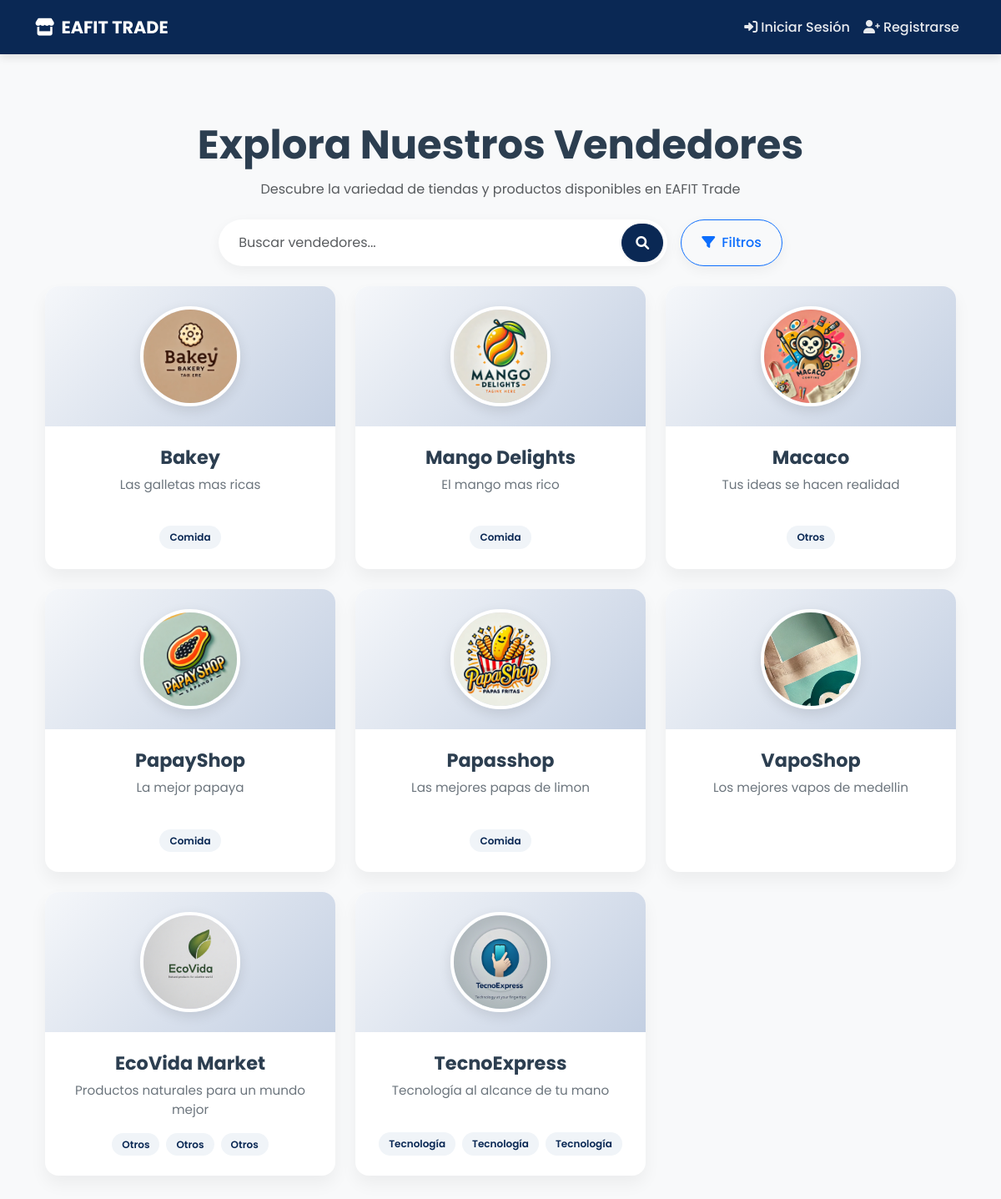
/sellers/, run on an earlier commit of the app's database.
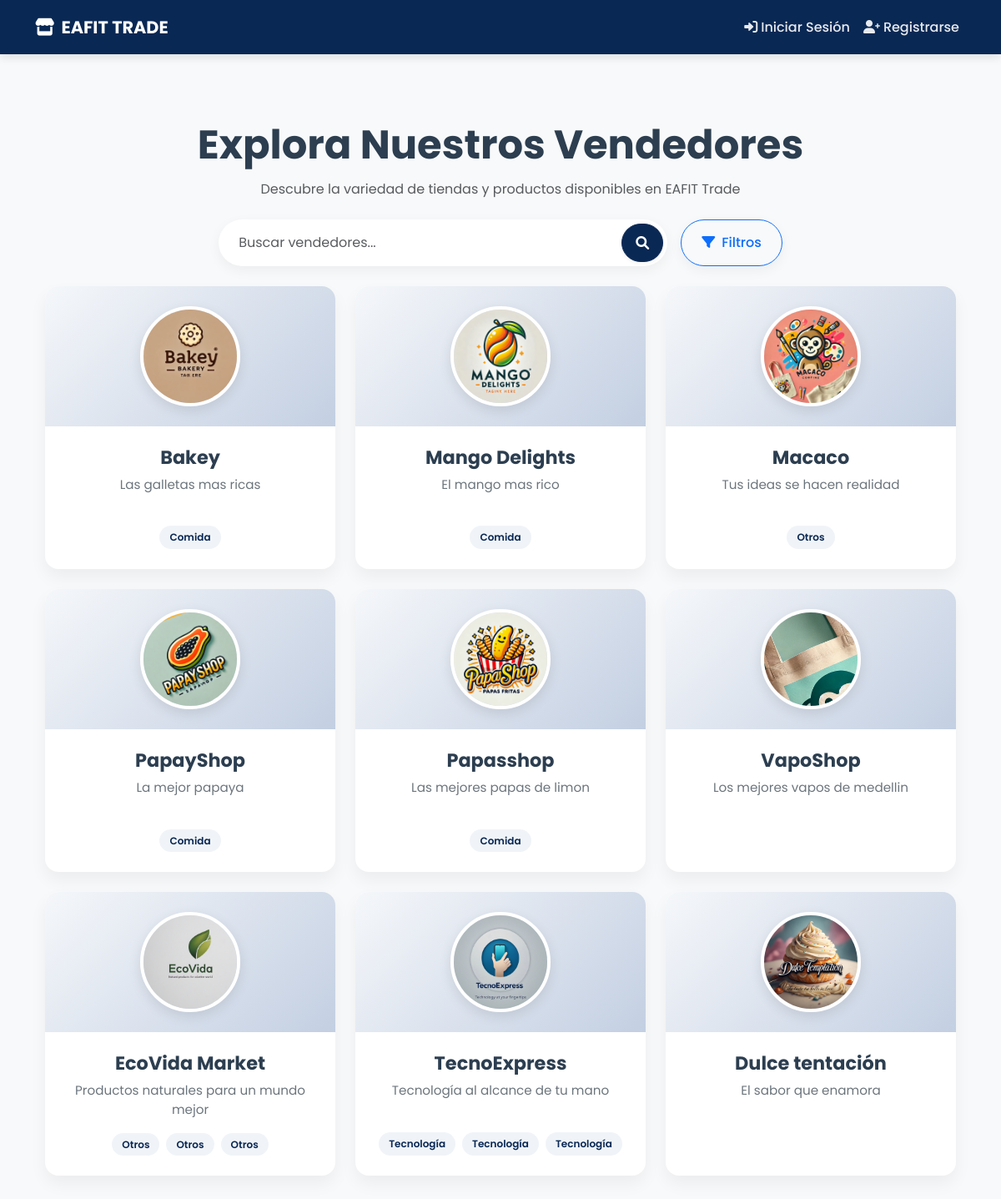
And on a later commit of the database.
### seller_profiles/models.py (models this page shows, shortened)
class SellerProfile(models.Model):
    user = models.OneToOneField(
        User,
        on_delete=models.CASCADE,
        related_name='seller_profile'
    )
    profile_image = models.ImageField(
        upload_to='profiles/',
        verbose_name='Foto de perfil',
        null=True,
        blank=True
    )
    store_name = models.CharField(
        max_length=100,
        verbose_name='Nombre de la tienda',
        help_text='Nombre que se mostrará en tu perfil de vendedor'
    )
    slogan = models.CharField(
        max_length=200,
        verbose_name='Slogan',
        help_text='Una frase corta que describa tu tienda',
        blank=True,
        null=True
    )
    description = models.TextField(
        verbose_name='Descripción',
        help_text='Describe tu tienda y los productos que vendes'
    )
    whatsapp = models.CharField(
        max_length=15,
        verbose_name='WhatsApp',
        help_text='Ingresa tu número de WhatsApp con código de país (ej: 573001234567)',
        blank=True,
        null=True
    )
    class Meta:
        verbose_name = 'Perfil de vendedor'
        verbose_name_plural = 'Perfiles de vendedores'

### seller_profiles/views.py (the view)
# urls.py: path('sellers/', profile_views.seller_list, name='seller_list'),
def seller_list(request):
    sellers = SellerProfile.objects.all()
    search_query = request.GET.get('search', '').strip()
    selected_categories = request.GET.getlist('categories')
    if search_query:
        sellers = sellers.filter(
            Q(store_name__icontains=search_query) |
            Q(user__username__icontains=search_query)
        )
    if selected_categories:
        sellers = sellers.filter(
            user__products__category__in=selected_categories
        ).distinct()
    sellers_data = []
    for seller in sellers:
        seller_categories = seller.user.products.values_list(
            'category', flat=True
        ).distinct()
        sellers_data.append({
            'profile': seller,
            'categories': list(seller_categories)
        })
    all_categories = [choice[0] for choice in Product.CATEGORY_CHOICES]
    context = {
        'sellers': sellers_data,
        'all_categories': all_categories,
        'search_query': search_query,
        'selected_categories': selected_categories,
    }
    return render(request, 'seller_profiles/seller_list.html', context)

### seller_profiles/templates/seller_profiles/seller_list.html (shortened to what this page needs)
{% extends 'products/base.html' %}
{% load humanize %}
{% block content %}
<div class="container py-5">
    <div class="section-header mb-4">
        <h1 class="display-5 text-center fw-bold">Explora Nuestros Vendedores</h1>
        <p class="text-center text-muted mb-0">Descubre la variedad de tiendas y productos disponibles en EAFIT Trade</p>
    </div>
    <div class="search-container mb-4">
        <form method="get" id="searchForm">
            <div class="search-bar-wrapper">
                <div class="row g-3 align-items-center justify-content-center">
                    <div class="col-md-8 col-lg-6">
                        <div class="search-input-container">
                            <input type="text"
                                name="search"
                                class="form-control search-input"
                                placeholder="Buscar vendedores..."
                                value="{{ search_query }}">
                            <button type="submit" class="btn btn-primary search-btn">
                                <i class="fas fa-search"></i>
                            </button>
                        </div>
                    </div>
                    <div class="col-auto">
                        <button class="btn btn-outline-primary filter-toggle-btn"
                                type="button"
                                data-bs-toggle="collapse"
                                data-bs-target="#filterOptions"
                                aria-expanded="false"
                                aria-controls="filterOptions">
                            <i class="fas fa-filter me-2"></i>Filtros
                        </button>
                    </div>
                </div>
            </div>
        </form>
    </div>
    <div class="row g-4">
        {% for seller_data in sellers %}
            <div class="col-md-6 col-lg-4">
                <a href="{% url 'public_profile' seller_data.profile.user.id %}" class="text-decoration-none">
                    <div class="seller-card">
                        <div class="seller-header">
                            <div class="seller-image-container">
                                {% if seller_data.profile.profile_image %}
                                    <img src="{{ seller_data.profile.profile_image.url }}"
                                         alt="{{ seller_data.profile.store_name }}"
                                         class="seller-image">
                                {% else %}
                                    <div class="seller-image-placeholder">
                                        <i class="fas fa-store"></i>
                                    </div>
                                {% endif %}
                            </div>
                        </div>
                        <div class="seller-content">
                            <h3 class="seller-name">{{ seller_data.profile.store_name }}</h3>
                            {% if seller_data.profile.slogan %}
                                <p class="seller-slogan">{{ seller_data.profile.slogan }}</p>
                            {% endif %}
                            {% if seller_data.categories %}
                                <div class="seller-categories">
                                    {% for category in seller_data.categories %}
                                        <span class="category-badge">{{ category }}</span>
                                    {% endfor %}
                                </div>
                            {% endif %}
                        </div>
                    </div>
                </a>
            </div>
        {% endfor %}
    </div>
</div>
{% endblock %}

What changed in the data, as far as the page shows it:
added SellerProfile: profile.profile_image (picture), profile.store_name "Dulce tentación", profile.slogan "El sabor que enamora"
